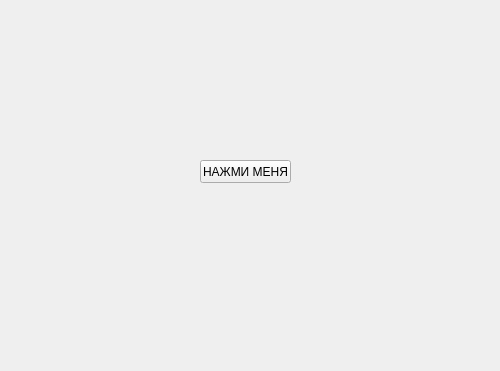
<?xml version="1.0" encoding="UTF-8"?>
<ui version="4.0">
 <class>Form</class>
 <widget class="QWidget" name="Form">
  <property name="geometry">
   <rect>
    <x>0</x>
    <y>0</y>
    <width>500</width>
    <height>371</height>
   </rect>
  </property>
  <property name="windowTitle">
   <string>Form</string>
  </property>
  <widget class="QPushButton" name="pushButton">
   <property name="geometry">
    <rect>
     <x>200</x>
     <y>160</y>
     <width>91</width>
     <height>23</height>
    </rect>
   </property>
   <property name="text">
    <string>НАЖМИ МЕНЯ</string>
   </property>
  </widget>
 </widget>
 <resources/>
 <connections/>
</ui>
